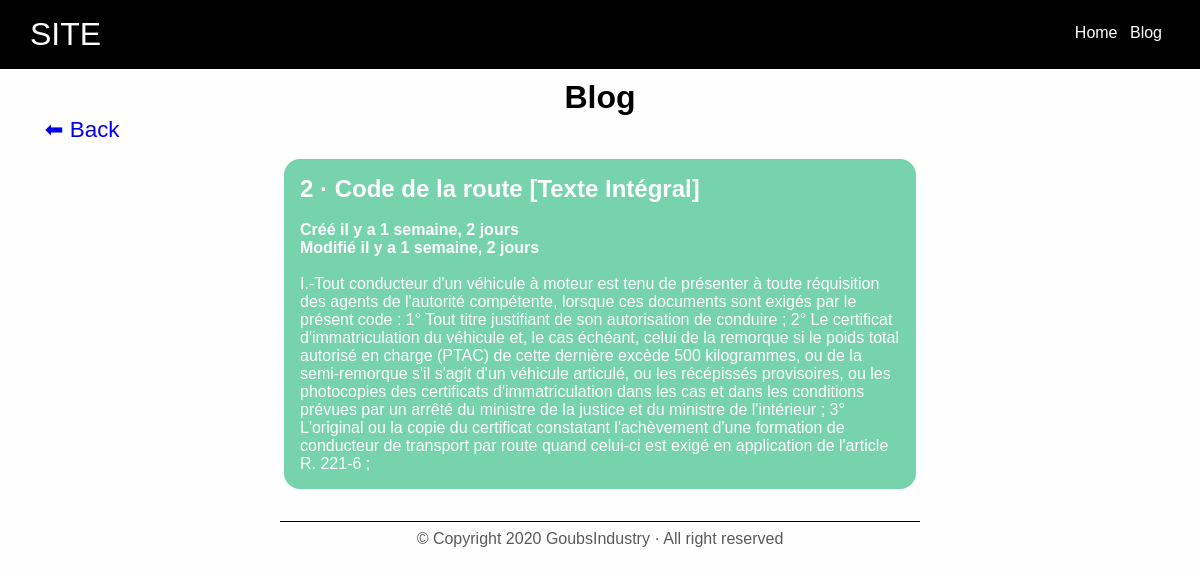
The page /blog/posts/2 on the database its author committed.
### blog/models.py (models this page shows)
class Posts(models.Model):
    title=models.CharField(max_length=255)
    body=models.TextField()
    created_at=models.DateTimeField(auto_now_add=True)
    Modified_at=models.DateTimeField(auto_now=True)

### blog/views.py (the view)
# urls.py: path('posts/<int:id>', views.show,name='show'),
def show(request,id):
    try:
        post=Posts.objects.get(pk=id)
    except:
        raise Http404("désole cet article n'existe pas !")
    return render(request,"blog/pages/show.html", {'post':post} )

### blog/Templates/blog/pages/show.html
{% extends 'blog/layouts/base.html'%}
{%block blog_content%}
<a class="back" href="{%url 'blog:index'%}"> ⬅ Back</a>
<article>
    <h1>{{post.id}} &middot; {{post.title}}</h1>
    <br>
    <h4>Créé il y a <time datetime="{{post.created_at|date:'Y-m-d'}}">{{post.created_at|timesince}}</time> </h3>
    <h4>Modifié il y a <time datetime="{{post.Modified_at|date:'Y-m-d'}}">{{post.Modified_at|timesince}}</time></h4>
    <br>
    <p>{{post.body}}</p>
 </article>
 {%endblock%}

### static/css/styles.css (style rules this page uses)
body { font-family: Helvetica; background-color:#fefefe }
* { margin: 0; padding: 0; }

### blog/static/blog/css/styles.css (style rules this page uses)
article { background-color:rgb(118, 211, 172); padding: 1em; margin: 1em auto; width:50%; border-radius: 1em; color: #fefefe; }
.back { text-decoration: none; padding: 2em; font-size: 1.4em; }

### rows shown on the page
Posts: id "2", title "Code de la route [Texte Intégral]", created_at "1 semaine, 2 jours", Modified_at "1 semaine, 2 jours", body "I.-Tout conducteur d'un véhicule à moteur est tenu de présenter à toute réquisition des agents de l'autorité compétente, lorsque ces documents sont exigés par le présent code : 1° Tout titre justifiant de son autorisation de conduire ; 2° Le certificat d'immatriculation du véhicule et, le cas échéant, celui de la remorque si le poids total autorisé en charge (PTAC) de cette dernière excède 500 kilogrammes, ou de la semi-remorque s'il s'agit d'un véhicule articulé, ou les récépissés provisoires, ou les photocopies des certificats d'immatriculation dans les cas et dans les conditions prévues par un arrêté du ministre de la justice et du ministre de l'intérieur ; 3° L'original ou la copie du…"
